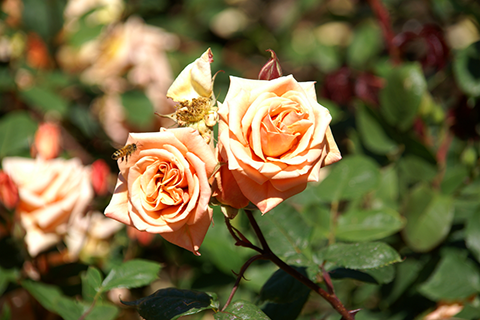
#> input picture ch05/rose.bmp, 480 x 320 px, found by its file name
$ python scaling.py
#> lines starting #> are read from the running program, lines starting #| are printed output that depends on the picture
import sys
import numpy as np
import cv2
import matplotlib.pyplot as plt
src = cv2.imread('ch05/rose.bmp') # src.shape=(320, 480)
#> src is the input picture: shape (320, 480, 3); mean B, G, R 63.1, 103.6, 116.2
if src is None:
    print('Image load failed!')
    sys.exit()
dst1 = cv2.resize(src, (0, 0), fx=4, fy=4, interpolation=cv2.INTER_NEAREST)
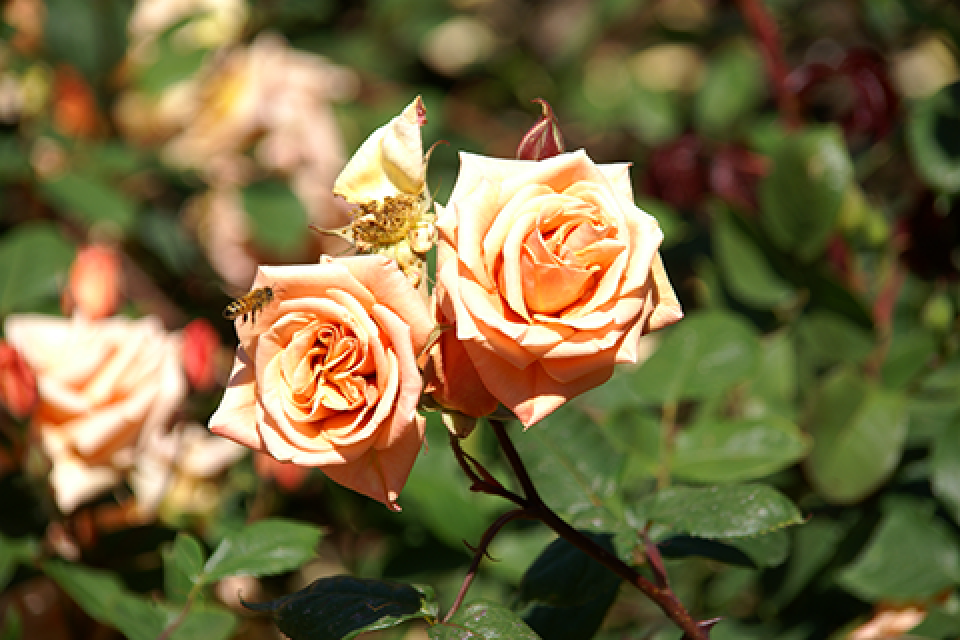
#> dst1: shape (1280, 1920, 3) (shown at 1/2 size); mean B, G, R 63.1, 103.6, 116.2
dst2 = cv2.resize(src, (1920, 1280))  # cv2.INTER_LINEAR
dst3 = cv2.resize(src, (1920, 1280), interpolation=cv2.INTER_CUBIC)
dst4 = cv2.resize(src, (1920, 1280), interpolation=cv2.INTER_LANCZOS4)
# [9 lines of commented-out code are left out]
src = cv2.cvtColor(src, cv2.COLOR_BGR2RGB)
dst1 = cv2.cvtColor(dst1, cv2.COLOR_BGR2RGB)
dst2 = cv2.cvtColor(dst2, cv2.COLOR_BGR2RGB)
# dst2 = cv2.flip(dst2, 1)
dst3 = cv2.cvtColor(dst3, cv2.COLOR_BGR2RGB)
# dst3 = cv2.flip(dst3, 0)
dst4 = cv2.cvtColor(dst4, cv2.COLOR_BGR2RGB)
# dst4 = cv2.flip(dst4, -1)
plt.subplot(221), plt.axis('off'), plt.imshow(dst1[500:900, 400:800], 'gray'), plt.title('dst1')
plt.subplot(222), plt.axis('off'), plt.imshow(dst2[500:900, 400:800], 'gray'), plt.title('dst2')
plt.subplot(223), plt.axis('off'), plt.imshow(dst3[500:900, 400:800], 'gray'), plt.title('dst3')
plt.subplot(224), plt.axis('off'), plt.imshow(dst4[500:900, 400:800], 'gray'), plt.title('dst4')
plt.show()
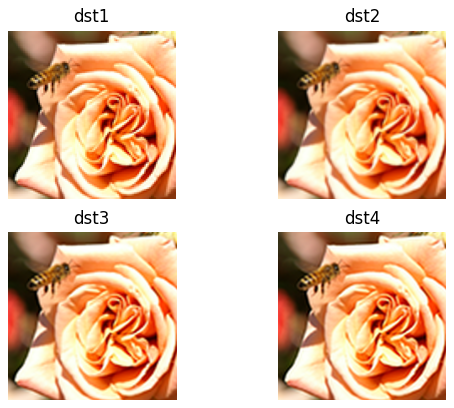
#> figure drawn by matplotlib, 4 panels

$ run again, with ch05/cat.bmp copied over ch05/rose.bmp
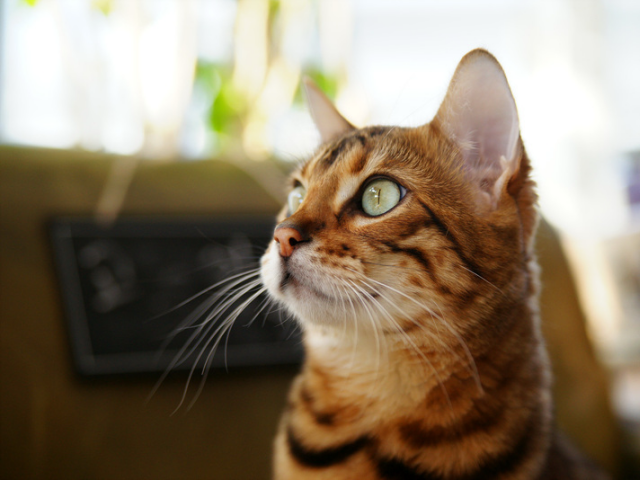
#> input picture ch05/cat.bmp, 640 x 480 px, found by its file name
#> src is the input picture: shape (480, 640, 3); mean B, G, R 104.5, 125.6, 140.8
#> `dst2 = cv2.resize(src, (1920, 1280))`:
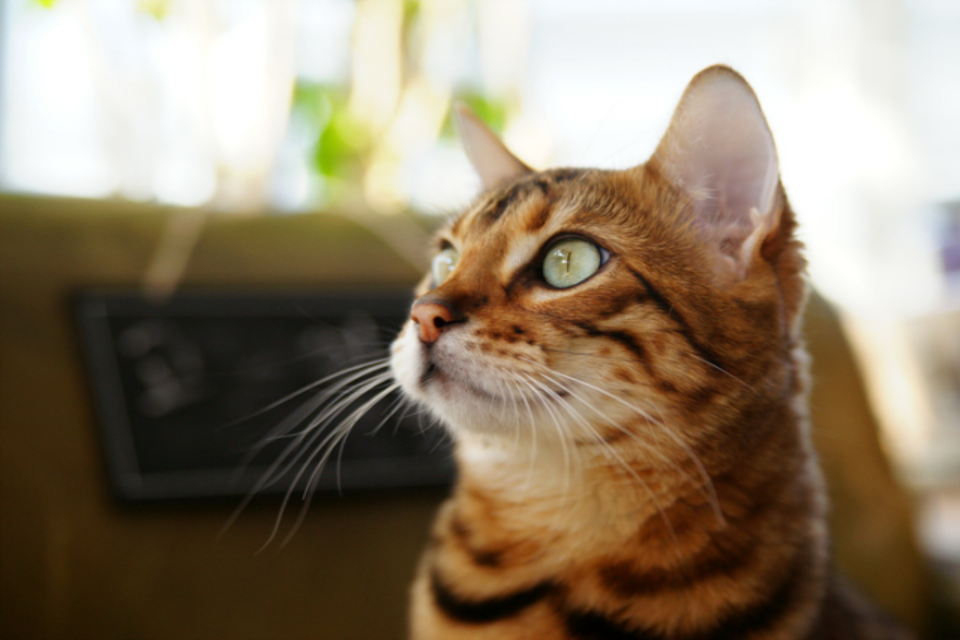
#> dst2: shape (1280, 1920, 3) (shown at 1/2 size); mean B, G, R 104.5, 125.6, 140.7
#> `plt.show()`:
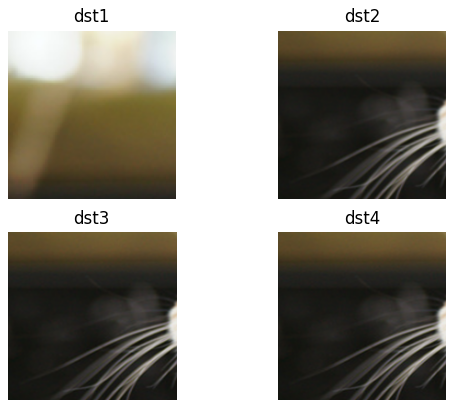
#> figure drawn by matplotlib, 4 panels

$ run again, with ch05/tekapo.bmp copied over ch05/rose.bmp
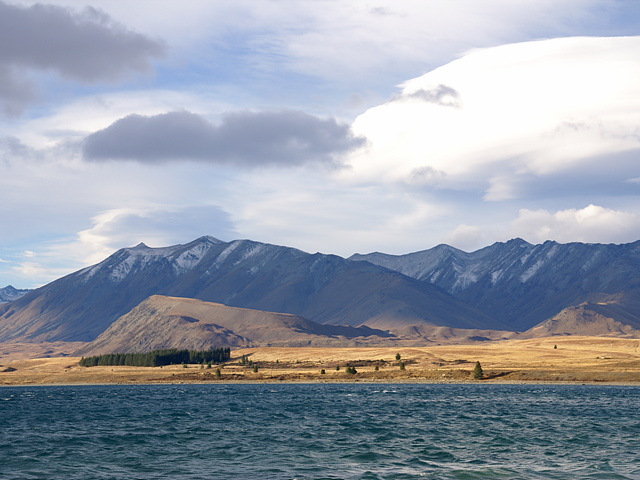
#> input picture ch05/tekapo.bmp, 640 x 480 px, found by its file name
#> src is the input picture: shape (480, 640, 3); mean B, G, R 169.8, 157.4, 149.7
#> `dst2 = cv2.resize(src, (1920, 1280))`:
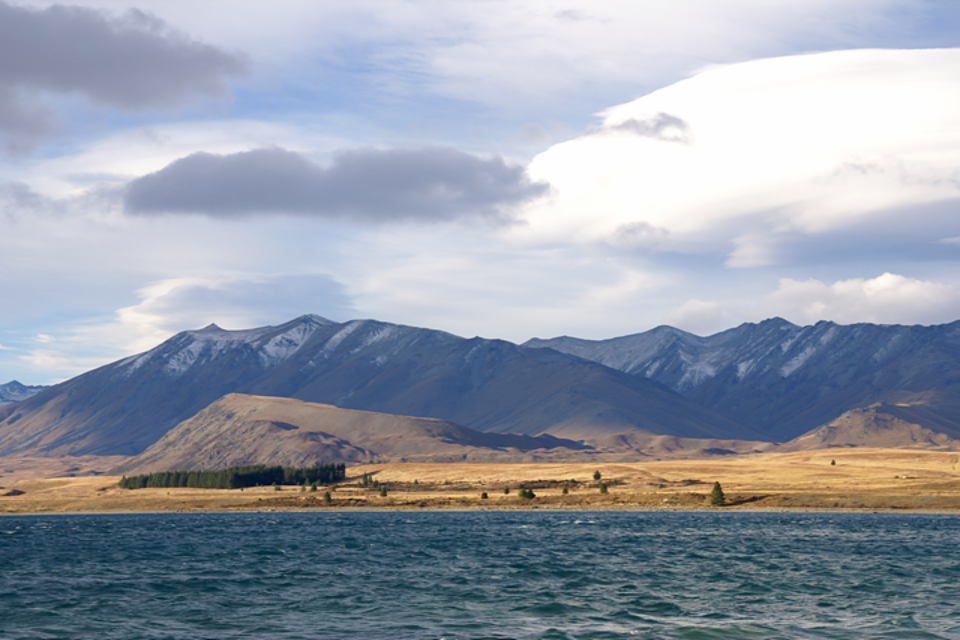
#> dst2: shape (1280, 1920, 3) (shown at 1/2 size); mean B, G, R 169.8, 157.3, 149.6
#> `plt.show()`:
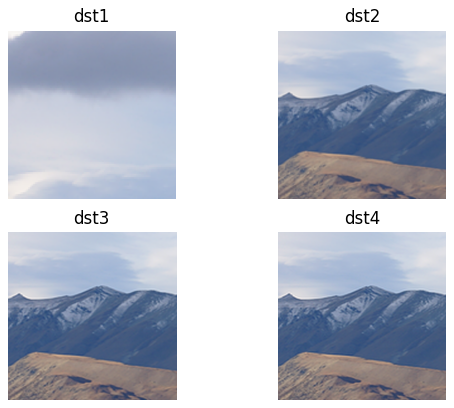
#> figure drawn by matplotlib, 4 panels
